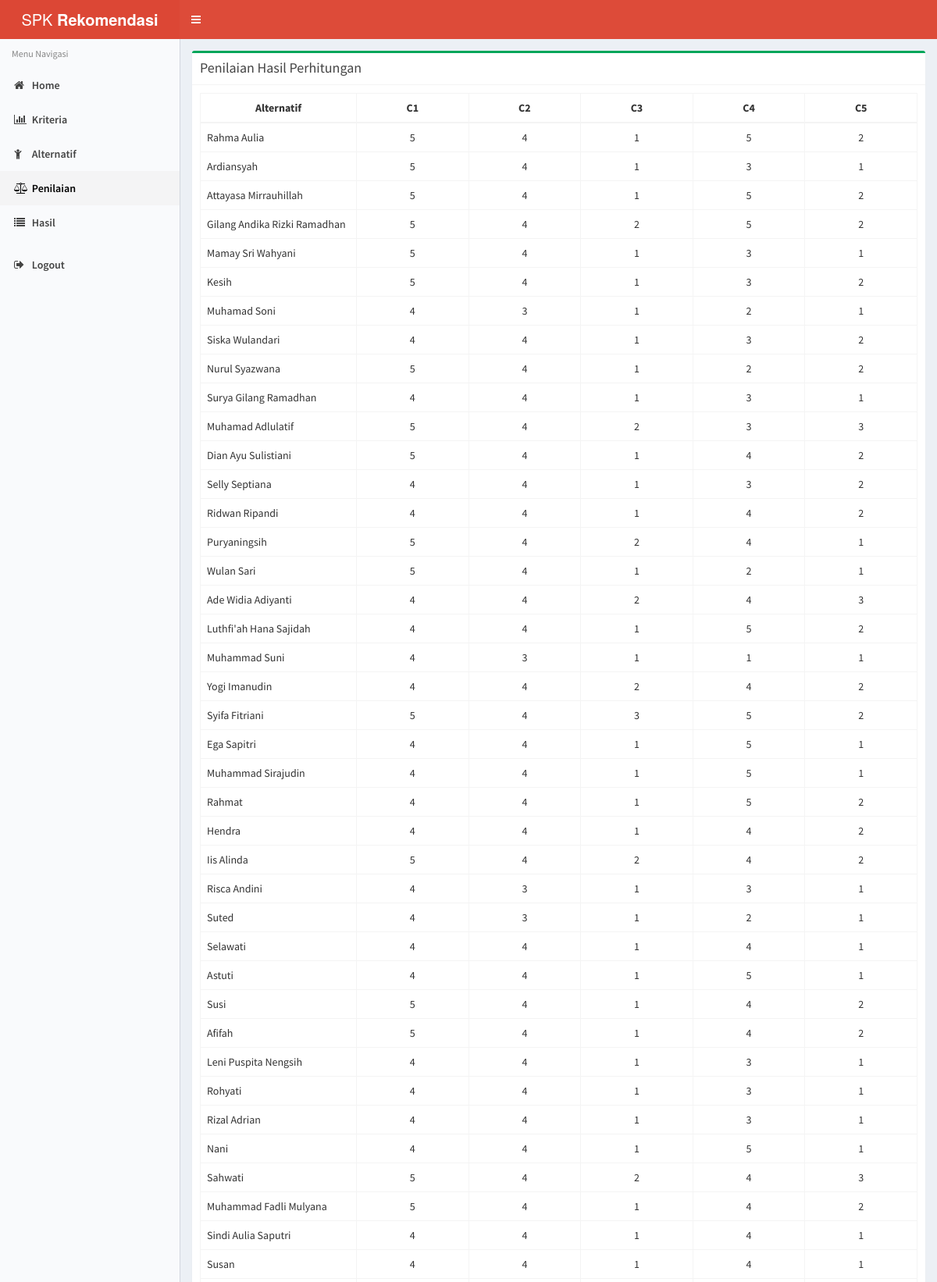
/index.php/penilaian (upper part), run on the app's committed database.
### tables this page shows
CREATE TABLE `kriteria` (
  `id_kriteria` int(5) NOT NULL,
  `kode_kriteria` varchar(5) NOT NULL,
  `nama_kriteria` varchar(50) NOT NULL,
  `bobot` int(5) NOT NULL,
  `tipe` enum('cost','benefit') NOT NULL
);

CREATE TABLE `alternatif` (
  `id_alternatif` int(5) NOT NULL,
  `nama_alternatif` varchar(50) NOT NULL
);

### application/models/Kriteria_model.php (called while the page is built, shortened)
<?php
class Kriteria_model extends CI_Model
{
    public function get_all()
    {
        return $this->db->get('kriteria');
    }
    public function get_jumlah_bobot()
    {
        $this->db->select('SUM(bobot) AS total');
        return $this->db->get('kriteria');
    }
}

### index.php (called while the page is built, shortened)
<?php
require_once BASEPATH.'core/CodeIgniter.php';

### application/models/Alternatif_model.php (called while the page is built, shortened)
<?php
class Alternatif_model extends CI_Model
{
    public function get_all()
    {
        return $this->db->get('alternatif');
    }
    public function get_selected_opt($id_alternatif, $id_kriteria)
    {
        $this->db->where('id_alternatif', $id_alternatif);
        $this->db->where('id_kriteria', $id_kriteria);
        return $this->db->get('opt_alternatif');
    }
}

### application/controllers/Penilaian.php (the view, shortened to what this page needs)
<?php
class Penilaian extends CI_Controller
{
    public function __construct()
    {
        $this->load->model('alternatif_model');
        $this->load->model('kriteria_model');
        $this->load->model('subkriteria_model');
        $this->load->model('hasil_model');
    }
    public function index()
    {
        $query_alt = $this->alternatif_model->get_all();
        $data['query_alt'] = $query_alt->result();
        $query = $this->kriteria_model->get_all();
        $data['query_kriteria'] = $query->result();
        foreach ($data['query_alt'] as $row_alt) {
            foreach ($data['query_kriteria'] as $row) {
                $data['sub'][$row_alt->id_alternatif][$row->id_kriteria] = '';
                $data['bobot'][$row_alt->id_alternatif][$row->id_kriteria] = '';
                $res = $this->alternatif_model->get_selected_opt($row_alt->id_alternatif, $row->id_kriteria);
                if ($res->num_rows() > 0) {
                    $res_array = $res->row_array();
                    $res2 = $this->subkriteria_model->get_by_id($res_array['id_subkriteria'])->row_array();
                    $data['sub'][$row_alt->id_alternatif][$row->id_kriteria] = $res2['nama_subkriteria'];
                    $data['bobot'][$row_alt->id_alternatif][$row->id_kriteria] = $res2['bobot'];
                }
            }
        }
        $hasil = $this->wp();
        $data['hasil'] = $hasil['wp'];
        $data['rumus'] = $hasil['rumus'];
        $this->load->view('penilaian', $data);
    }
    public function wp()
    {
        $var_rumus = '';
        $rumus1 = "";
        $rumus2 = "";
        $rumus1 .= 'W = [';
        $i = 1;
        $bobot = $this->kriteria_model->get_jumlah_bobot()->row();
        $query_kriteria = $this->kriteria_model->get_all();
        foreach ($query_kriteria->result() as $row) {
            $w[$row->id_kriteria] = round(($row->bobot / $bobot->total), 4);
            $rumus1 .= $row->bobot . ", ";
            $rumus2 .= 'W<sub>' . $i . '</sub> = ' . $row->bobot . '/' . $bobot->total . ' = ' . $w[$row->id_kriteria] . '<br>';
            $i++;
        }
        $rumus1 = substr($rumus1, 0, -2);
        $rumus1 .= ']<br>';
        $var_rumus .= '<h3 class="page-header">Bobot Preferensi W</h3>';
        $var_rumus .= $rumus1;
        $var_rumus .= '<br><h3 class="page-header">Proses Normalisasi Bobot Preferensi W</h3>';
        $var_rumus .= $rumus2;
        $var_rumus .= '<br><h3 class="page-header">Menghitung Vektor S</h3>';
        $i = 1;
        $jum_v = 0;
        $query_alt = $this->alternatif_model->get_all();
        foreach ($query_alt->result() as $row) {
            $jum_s = 1;
            $var_rumus .= "S<sub>" . $i . "</sub> = ";
            foreach ($query_kriteria->result() as $row_k) {
                $res = $this->alternatif_model->get_selected_opt($row->id_alternatif, $row_k->id_kriteria);
                if ($res->num_rows() > 0) {
                    $res_array = $res->row_array();
                    $res2 = $this->subkriteria_model->get_by_id($res_array['id_subkriteria'])->row_array();
                    if ($row_k->tipe == 'benefit') {
                        $jum_s = $jum_s * POW($res2['bobot'], $w[$row_k->id_kriteria]);
                        $var_rumus .= "(" . $res2['bobot'] . "<sup>" . $w[$row_k->id_kriteria] . "</sup>)";
                    } elseif ($row_k->tipe == 'cost') {
                        $jum_s = $jum_s * POW($res2['bobot'], (-1 * $w[$row_k->id_kriteria]));
                        $var_rumus .= "(" . $res2['bobot'] . "<sup>-" . $w[$row_k->id_kriteria] . "</sup>)";
                    }
                }
            }
            $s[$row->id_alternatif] = round($jum_s, 4);
            $var_rumus .= " = " . $s[$row->id_alternatif] . "<br>";
            $jum_v += $jum_s;
            $i++;
        }
        $i = 1;
        $var_rumus .= '<br><h3 class="page-header">Menghitung Nilai V</h3>';
        $jum_v = round($jum_v, 4);
        foreach ($query_alt->result() as $row) {
            $v[$row->id_alternatif]['nama_alternatif'] = $row->nama_alternatif;
            $v[$row->id_alternatif]['nilai'] = round(($s[$row->id_alternatif] / $jum_v), 4);
            $var_rumus .= "V<sub>" . $i . "</sub> = " . $s[$row->id_alternatif] . "/" . $jum_v . " = " . $v[$row->id_alternatif]['nilai'] . "<br>";
            $i++;
        }
        $this->array_sort_by_column($v, 'nilai');
        $hasil['rumus'] = $var_rumus;
        $hasil['wp'] = $v;
        return $hasil;
    }
    public function array_sort_by_column(&$arr, $col, $dir = SORT_DESC)
    {
        $sort_col = array();
        foreach ($arr as $key => $row) {
            $sort_col[$key] = $row[$col];
        }
        return array_multisort($sort_col, $dir, $arr);
    }
}

### application/views/penilaian.php (shortened to what this page needs)
<div class="box box-success">
    <div class="box-header with-border">
        <h3 class="box-title">Penilaian Hasil Perhitungan</h3>
    </div>
    <div class="box-body">
        <div class='table-responsive'>
            <table class='table table-bordered tabel-header'>
                <thead>
                    <tr>
                        <th>Alternatif</th>
                        <?php foreach ($query_kriteria as $row) : ?>
                        <th><?php echo $row->kode_kriteria; ?></th>
                        <?php endforeach; ?>
                    </tr>
                </thead>
                <tbody>
                    <?php foreach ($query_alt as $row) : ?>
                    <tr>
                        <td width="200"><?php echo $row->nama_alternatif; ?></td>
                        <?php foreach ($query_kriteria as $row2) : ?>
                        <td class="text-center"><?php echo $bobot[$row->id_alternatif][$row2->id_kriteria]; ?></td>
                        <?php endforeach; ?>
                    </tr>
                    <?php endforeach; ?>
                </tbody>
            </table>
        </div>
        <?php echo $rumus; ?>
        <br>
    </div>
</div>

### assets/css/custom.css (style rules this page uses)
.tabel-header > thead > tr > th { vertical-align: middle; text-align:center; background: #FFFFFF; }

### data on the page
kriteria: kode_kriteria "C1"
kriteria: kode_kriteria "C2"
kriteria: kode_kriteria "C3"
kriteria: kode_kriteria "C4"
kriteria: kode_kriteria "C5"
alternatif: nama_alternatif "Rahma Aulia", id_alternatif.id_kriteria "5", id_alternatif.id_kriteria "4", id_alternatif.id_kriteria "1", id_alternatif.id_kriteria "2"
alternatif: nama_alternatif "Ardiansyah", id_alternatif.id_kriteria "5", id_alternatif.id_kriteria "4", id_alternatif.id_kriteria "1", id_alternatif.id_kriteria "3"
alternatif: nama_alternatif "Attayasa Mirrauhillah", id_alternatif.id_kriteria "5", id_alternatif.id_kriteria "4", id_alternatif.id_kriteria "1", id_alternatif.id_kriteria "2"
alternatif: nama_alternatif "Gilang Andika Rizki Ramadhan", id_alternatif.id_kriteria "5", id_alternatif.id_kriteria "4", id_alternatif.id_kriteria "2"
alternatif: nama_alternatif "Mamay Sri Wahyani", id_alternatif.id_kriteria "5", id_alternatif.id_kriteria "4", id_alternatif.id_kriteria "1", id_alternatif.id_kriteria "3"
alternatif: nama_alternatif "Kesih", id_alternatif.id_kriteria "5", id_alternatif.id_kriteria "4", id_alternatif.id_kriteria "1", id_alternatif.id_kriteria "3", id_alternatif.id_kriteria "2"
alternatif: nama_alternatif "Muhamad Soni", id_alternatif.id_kriteria "4", id_alternatif.id_kriteria "3", id_alternatif.id_kriteria "1", id_alternatif.id_kriteria "2"
alternatif: nama_alternatif "Siska Wulandari", id_alternatif.id_kriteria "4", id_alternatif.id_kriteria "1", id_alternatif.id_kriteria "3", id_alternatif.id_kriteria "2"
alternatif: nama_alternatif "Nurul Syazwana", id_alternatif.id_kriteria "5", id_alternatif.id_kriteria "4", id_alternatif.id_kriteria "1", id_alternatif.id_kriteria "2"
alternatif: nama_alternatif "Surya Gilang Ramadhan", id_alternatif.id_kriteria "4", id_alternatif.id_kriteria "1", id_alternatif.id_kriteria "3"
alternatif: nama_alternatif "Muhamad Adlulatif", id_alternatif.id_kriteria "5", id_alternatif.id_kriteria "4", id_alternatif.id_kriteria "2", id_alternatif.id_kriteria "3"
alternatif: nama_alternatif "Dian Ayu Sulistiani", id_alternatif.id_kriteria "5", id_alternatif.id_kriteria "4", id_alternatif.id_kriteria "1", id_alternatif.id_kriteria "2"
alternatif: nama_alternatif "Selly Septiana", id_alternatif.id_kriteria "4", id_alternatif.id_kriteria "1", id_alternatif.id_kriteria "3", id_alternatif.id_kriteria "2"
alternatif: nama_alternatif "Ridwan Ripandi", id_alternatif.id_kriteria "4", id_alternatif.id_kriteria "1", id_alternatif.id_kriteria "2"
alternatif: nama_alternatif "Puryaningsih", id_alternatif.id_kriteria "5", id_alternatif.id_kriteria "4", id_alternatif.id_kriteria "2", id_alternatif.id_kriteria "1"
alternatif: nama_alternatif "Wulan Sari", id_alternatif.id_kriteria "5", id_alternatif.id_kriteria "4", id_alternatif.id_kriteria "1", id_alternatif.id_kriteria "2"
alternatif: nama_alternatif "Ade Widia Adiyanti", id_alternatif.id_kriteria "4", id_alternatif.id_kriteria "2", id_alternatif.id_kriteria "3"
alternatif: nama_alternatif "Luthfi'ah Hana Sajidah", id_alternatif.id_kriteria "4", id_alternatif.id_kriteria "1", id_alternatif.id_kriteria "5", id_alternatif.id_kriteria "2"
alternatif: nama_alternatif "Muhammad Suni", id_alternatif.id_kriteria "4", id_alternatif.id_kriteria "3", id_alternatif.id_kriteria "1"
alternatif: nama_alternatif "Yogi Imanudin", id_alternatif.id_kriteria "4", id_alternatif.id_kriteria "2"
alternatif: nama_alternatif "Syifa Fitriani", id_alternatif.id_kriteria "5", id_alternatif.id_kriteria "4", id_alternatif.id_kriteria "3", id_alternatif.id_kriteria "2"
alternatif: nama_alternatif "Ega Sapitri", id_alternatif.id_kriteria "4", id_alternatif.id_kriteria "1", id_alternatif.id_kriteria "5"
alternatif: nama_alternatif "Muhammad Sirajudin", id_alternatif.id_kriteria "4", id_alternatif.id_kriteria "1", id_alternatif.id_kriteria "5"
alternatif: nama_alternatif "Rahmat", id_alternatif.id_kriteria "4", id_alternatif.id_kriteria "1", id_alternatif.id_kriteria "5", id_alternatif.id_kriteria "2"
alternatif: nama_alternatif "Hendra", id_alternatif.id_kriteria "4", id_alternatif.id_kriteria "1", id_alternatif.id_kriteria "2"
alternatif: nama_alternatif "Iis Alinda", id_alternatif.id_kriteria "5", id_alternatif.id_kriteria "4", id_alternatif.id_kriteria "2"
alternatif: nama_alternatif "Risca Andini", id_alternatif.id_kriteria "4", id_alternatif.id_kriteria "3", id_alternatif.id_kriteria "1"
alternatif: nama_alternatif "Suted", id_alternatif.id_kriteria "4", id_alternatif.id_kriteria "3", id_alternatif.id_kriteria "1", id_alternatif.id_kriteria "2"
alternatif: nama_alternatif "Selawati", id_alternatif.id_kriteria "4", id_alternatif.id_kriteria "1"
alternatif: nama_alternatif "Astuti", id_alternatif.id_kriteria "4", id_alternatif.id_kriteria "1", id_alternatif.id_kriteria "5"
alternatif: nama_alternatif "Susi", id_alternatif.id_kriteria "5", id_alternatif.id_kriteria "4", id_alternatif.id_kriteria "1", id_alternatif.id_kriteria "2"
alternatif: nama_alternatif "Afifah", id_alternatif.id_kriteria "5", id_alternatif.id_kriteria "4", id_alternatif.id_kriteria "1", id_alternatif.id_kriteria "2"
alternatif: nama_alternatif "Leni Puspita Nengsih", id_alternatif.id_kriteria "4", id_alternatif.id_kriteria "1", id_alternatif.id_kriteria "3"
alternatif: nama_alternatif "Rohyati", id_alternatif.id_kriteria "4", id_alternatif.id_kriteria "1", id_alternatif.id_kriteria "3"
alternatif: nama_alternatif "Rizal Adrian", id_alternatif.id_kriteria "4", id_alternatif.id_kriteria "1", id_alternatif.id_kriteria "3"
alternatif: nama_alternatif "Nani", id_alternatif.id_kriteria "4", id_alternatif.id_kriteria "1", id_alternatif.id_kriteria "5"
alternatif: nama_alternatif "Sahwati", id_alternatif.id_kriteria "5", id_alternatif.id_kriteria "4", id_alternatif.id_kriteria "2", id_alternatif.id_kriteria "3"
alternatif: nama_alternatif "Muhammad Fadli Mulyana", id_alternatif.id_kriteria "5", id_alternatif.id_kriteria "4", id_alternatif.id_kriteria "1", id_alternatif.id_kriteria "2"
alternatif: nama_alternatif "Sindi Aulia Saputri", id_alternatif.id_kriteria "4", id_alternatif.id_kriteria "1"
alternatif: nama_alternatif "Susan", id_alternatif.id_kriteria "4", id_alternatif.id_kriteria "1"
